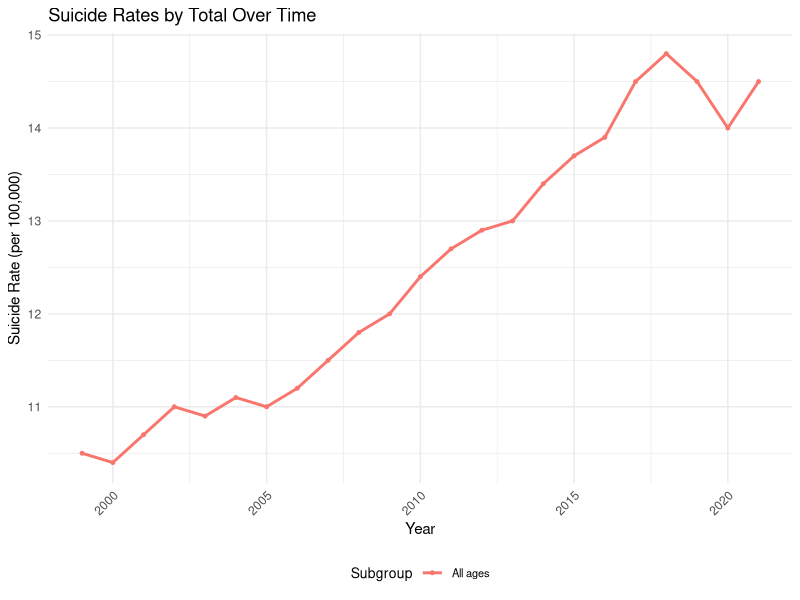
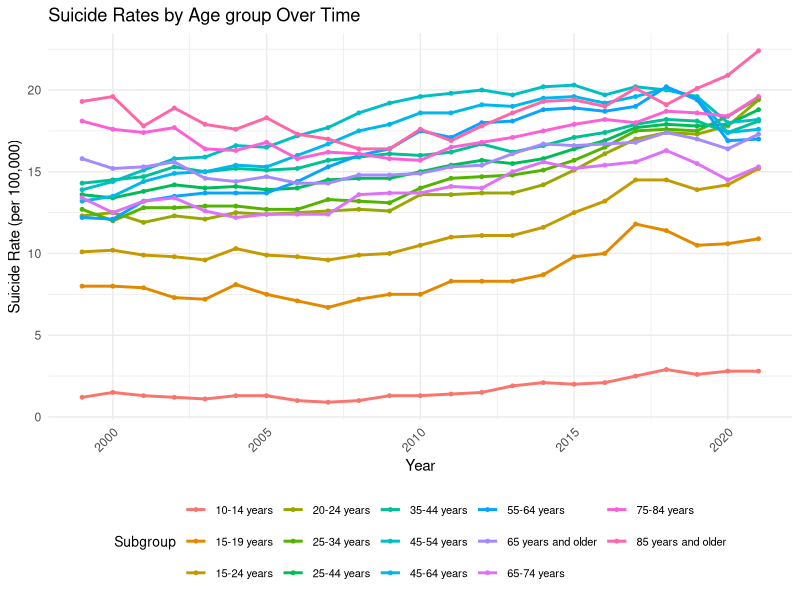
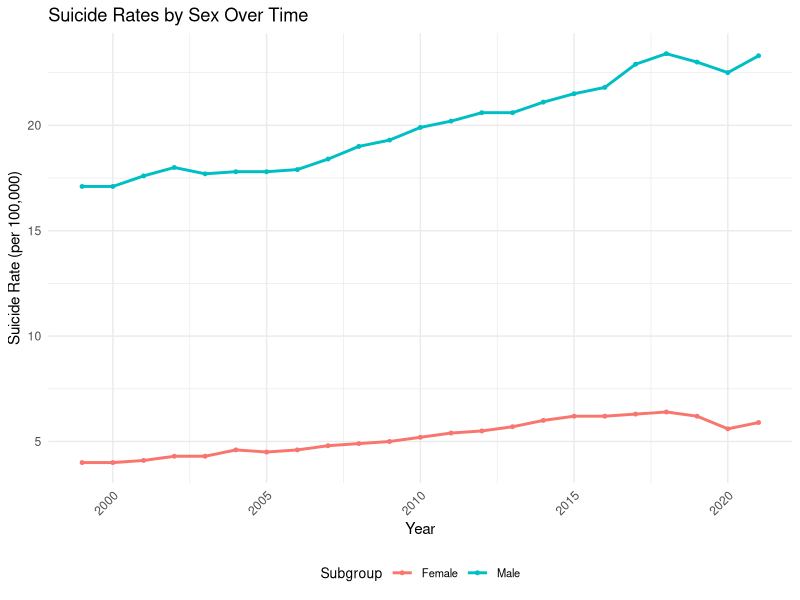
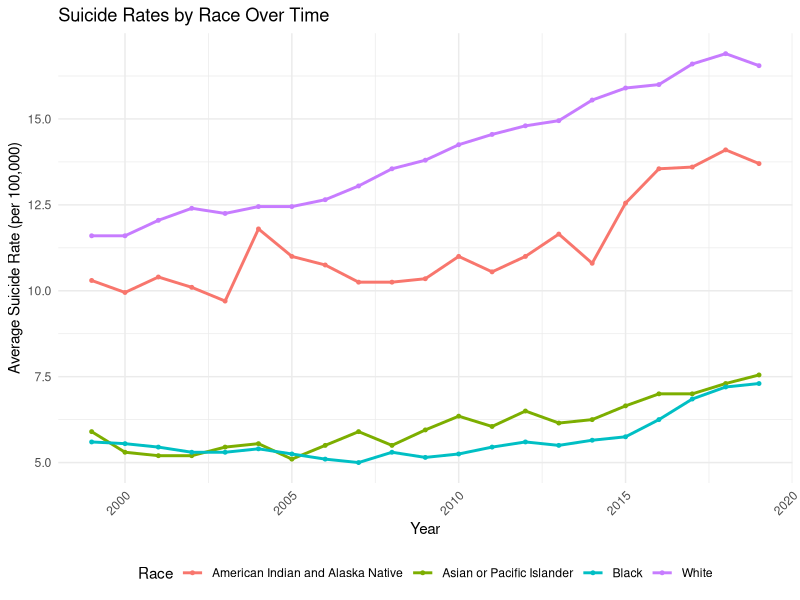
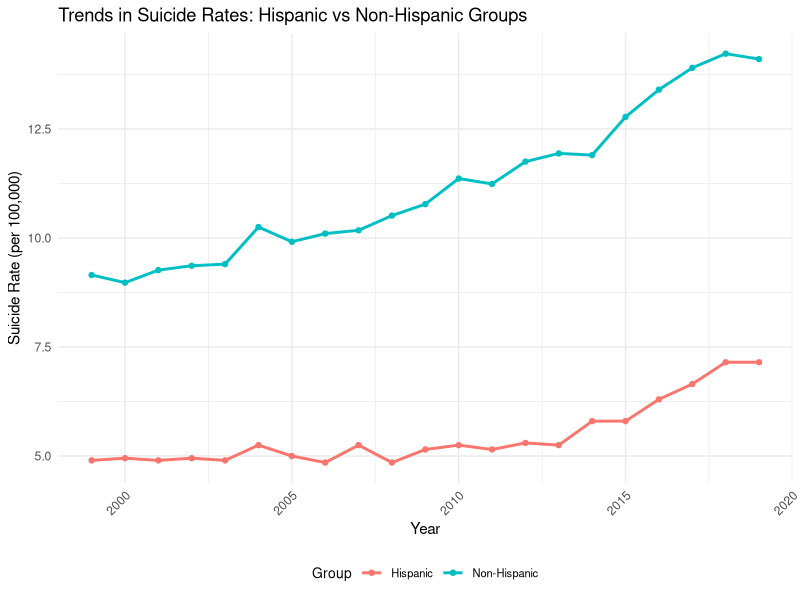

These figures' R source, in order:
## ---- chunk 1
# Load necessary libraries
library(tidyverse, quietly = TRUE)
library(ggplot2)

data <- read.csv("DQS_Death_rates_for_suicide__by_sex__race__Hispanic_origin__and_age__United_States_from_CDC_WONDER_20241119.csv")
## ---- chunk 2
# Define a function to plot suicide rates by subgroup without faceting
plot_suicide_rates_combined <- function(data, group_id) {
  # Filter for only one method of ESTIMATE calculation
  filtered_data <- data %>%
    filter(ESTIMATE_TYPE_ID == 2)
  
  # Filter data based on the input group_id
  filtered_data <- filtered_data %>%
    filter(GROUP_ID == group_id)
  
  # Extract the group name for the given group_id
  group_name <- unique(filtered_data$GROUP)
  
  # Create the combined plot
  ggplot(filtered_data, aes(x = TIME_PERIOD, y = ESTIMATE, color = SUBGROUP, group = SUBGROUP)) +
    geom_line(size = 1) +
    geom_point(size = 1) +
    labs(
      title = paste("Suicide Rates by", group_name, "Over Time"),
      x = "Year",
      y = "Suicide Rate (per 100,000)",
      color = "Subgroup"
    ) +
    theme_minimal() +
    theme(
      legend.position = "bottom",
      legend.title = element_text(size = 10),
      legend.text = element_text(size = 8),
      axis.text.x = element_text(angle = 45, hjust = 1)
    )
}
## ---- chunk 3
plot_suicide_rates_combined(data, group_id = 1)
## ---- chunk 4
plot_suicide_rates_combined(data, group_id = 2)
## ---- chunk 5
plot_suicide_rates_combined(data, group_id = 3)
## ---- chunk 6
# Create a dataset with combined race groups by averaging male and female estimates
combine_race_data <- function(data) {
  # Filter for "sex and race" group
  data <- data %>%
    filter(ESTIMATE_TYPE_ID == 2)
  
  race_data <- data %>%
    filter(GROUP == "Sex and race") %>%
    mutate(Race = case_when(
      SUBGROUP_ORDER %in% c(46, 50) ~ "American Indian and Alaska Native",
      SUBGROUP_ORDER %in% c(47, 51) ~ "Asian or Pacific Islander",
      SUBGROUP_ORDER %in% c(48, 52) ~ "Black",
      SUBGROUP_ORDER %in% c(49, 53) ~ "White",
      TRUE ~ NA_character_  # Exclude other categories
    )) %>%
    filter(!is.na(Race))  # Remove rows that are not part of the selected races
  
  # Group by Time Period and Race, then calculate the average estimate
  combined_race_data <- race_data %>%
    group_by(TIME_PERIOD, Race) %>%
    summarize(Avg_Estimate = mean(ESTIMATE, na.rm = TRUE), .groups = "drop")
  
  return(combined_race_data)
}

# Apply the function to your dataset
race_trend_data <- combine_race_data(data)

# Plot the trend over time by race
ggplot(race_trend_data, aes(x = TIME_PERIOD, y = Avg_Estimate, color = Race, group = Race)) +
  geom_line(size = 1) +
  geom_point(size = 1) +
  labs(
    title = "Suicide Rates by Race Over Time",
    x = "Year",
    y = "Average Suicide Rate (per 100,000)",
    color = "Race"
  ) +
  theme_minimal() +
  theme(
    legend.position = "bottom",
    axis.text.x = element_text(angle = 45, hjust = 1)
  )

## ---- chunk 7
# Combine Hispanic and Non-Hispanic groups by averaging their respective SUBGROUP_IDs
hispanic_data <- data %>%
  filter(ESTIMATE_TYPE_ID == 2)

hispanic_data <- hispanic_data %>%
  filter(SUBGROUP_ORDER %in% c(54, 55, 56, 57, 58, 59, 60, 61, 62, 63)) %>%
  mutate(
    Hispanic_Group = case_when(
      SUBGROUP_ORDER %in% c(54, 59) ~ "Hispanic",
      SUBGROUP_ORDER %in% c(55, 56, 57, 58, 60, 61, 62, 63) ~ "Non-Hispanic"
    )
  ) %>%
  group_by(Hispanic_Group, TIME_PERIOD) %>%
  summarise(
    ESTIMATE = mean(ESTIMATE, na.rm = TRUE),
    .groups = "drop"
  )


# Plot Hispanic vs Non-Hispanic trends over time
ggplot(hispanic_data, aes(x = TIME_PERIOD, y = ESTIMATE, color = Hispanic_Group, group = Hispanic_Group)) +
  geom_line(size = 1) +
  geom_point(size = 1.5) +
  labs(
    title = "Trends in Suicide Rates: Hispanic vs Non-Hispanic Groups",
    x = "Year",
    y = "Suicide Rate (per 100,000)",
    color = "Group"
  ) +
  theme_minimal() +
  theme(
    legend.position = "bottom",
    legend.title = element_text(size = 10),
    legend.text = element_text(size = 8),
    axis.text.x = element_text(angle = 45, hjust = 1)
  )

